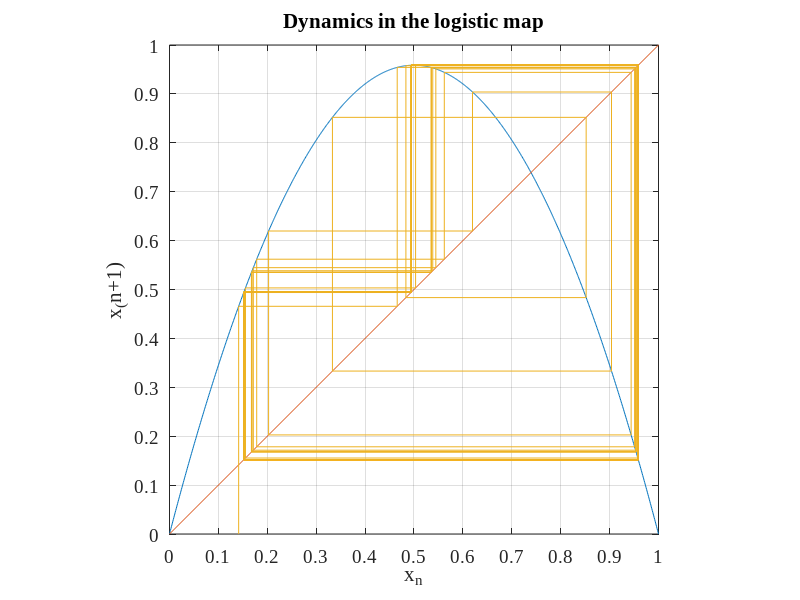

The MATLAB source for this figure:
clear variables
set(0, 'DefaultAxesFontName','Times New Roman','DefaultAxesFontSize',14);

NT = 256;                           % number of times
lambda = 3.835;                     % control parameter
x0 = sqrt(2)/10;                    % inital value of x

X = linspace(0,1,1024);             % x axis plot
Y = lambda*X.*(1-X);                % parabola of map

x(1) = x0;                          % inital x function input
y(1) = 0;                            % intial y function input

for j = 2:2:NT;                         %for loop / define loop end and start
    x(j) = x(j-1);                      % define starting value of x for loop
    y(j) = lambda*x(j)*(1-x(j));       % define the function
                                        %^Take value to the map (up step)
    x(j+1) = y(j);
    y(j+1) = y(j);                      % take value to the 45 line
                                        %(along step)                                     
                                       
end

figure(1)
plot(X,Y,X,X,x,y)                       % Plot 3 different curve on one set of axes
grid on
axis square
xlabel('x_n')
ylabel('x_(n+1)')
title('Dynamics in the logistic map')              %title
set(gca,'XTick',0:0.1:1)                   %set scale markings (ticks) 
set(gca,'YTick',0:0.1:1)